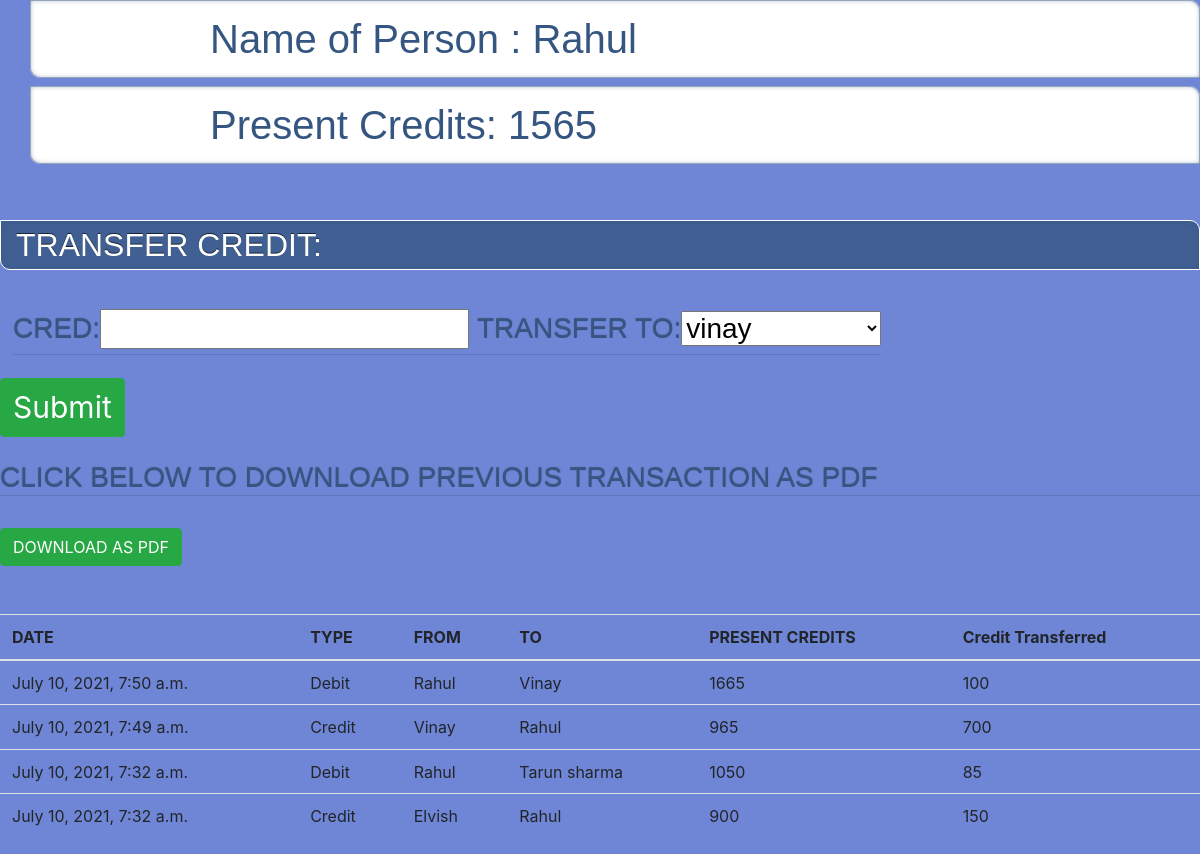
Screenshot of /home/4 with the database file from the repository.
### app/models.py (models this page shows, shortened)
class Person(models.Model):
    name=models.CharField(max_length=30)
    email=models.CharField(max_length=30)
    credit=models.IntegerField(null=False)

class Transaction_history(models.Model):
    Sender=models.IntegerField(null=True)
    Sender_Credit=models.IntegerField(null=True)
    Reciever=models.IntegerField(null=True)
    Reciever_Credit=models.IntegerField(null=True)
    Credit=models.IntegerField(null=True)
    Time=models.DateTimeField(auto_now=True)

### app/views.py (the view, shortened to what this page needs)
# urls.py: url(r'^home/(?P<id>\d+)',views.addc),
def addc(request,id):
    try:
        Person_list=Person.objects.all().values().filter(id=id)
        Person_list_details=Person.objects.all().values()
        for i in Person_list:
            names=i['name']
        form=forms.formname()
        form.getform(id)
        Transaction_history_list=Transaction_history.objects.all().values().filter(Sender=id)|Transaction_history.objects.all().values().filter(Reciever=id).order_by('-Time')
        k={}
        for i in Person_list_details:
            k[int(i['id'])]=i['name']
        def get(id):
            return k[id]
        for i in Transaction_history_list:
            i['Sender']=get(i['Sender'])
            i['Reciever']=get(i['Reciever'])
        context={"Person_list":Person_list,
        "Person_list_details":Person_list_details,
        'form':form,
        "Transactions":Transaction_history_list,
        "names":names,
        }
        for person in Person_list:
            Senders_credit=person['credit']
        return render(request,"cred.html",context)
    except Exception as e:
        print(e)

### app/forms.py
class formname(forms.Form):
    cred=forms.IntegerField(validators=[MinValueValidator(1)])
    Transfer_to=forms.ChoiceField(choices=(getAllOptions()))
    def getform(self,id):
        self.fields["Transfer_to"]=forms.ChoiceField(choices=(gett(id)))

### app/forms.py (called while the page is built)
def gett(*argv):
    try:
        det=Person.objects.all().values()
        k=0
        for i in argv:
            k=i
        options = []
        for (index,item) in enumerate(det):
            if(item['id']==int(k)):
                pass
            else:
                options.append((item['id'],item['name']))
    except Exception as e:
        print(e)
    return options

### templates/cred.html (shortened to what this page needs)
<head>
  {% load static %}
  <link rel="stylesheet" href="{% static 'app/cred.css' %}">
<link rel="stylesheet" href="{% static 'app/css/bootstrap.min.css' %}">
</head>
<body>
<div>
        <h1>   Name of Person :
        {% for Person in Person_list %}
        {{Person.name | capfirst}}
        {% endfor %}
        </h1>
        <h1>Present Credits:
        {% for Person in Person_list %}
        {{Person.credit}}
        {% endfor %}
        </h1>
</div>
<br>
<br>
<h2>TRANSFER CREDIT:</h2>
<br>
<button type="button" class="btn btn-sucess">
 <div class="input">
<form method="POST">
    <h3>{{ form }}
    </h3>
    <button type="submit" class="btn btn-success" style="margin-right:500px; font-size: 30px; ">Submit</button>
</form>
</div>
{% for Person in Person_list %}<br>
<br>
<div>
<h3>Click Below To Download Previous Transaction As Pdf</h3>
<br>
<button class="btn btn-success"><a href="h/{{Person.id}}" style="text-decoration: none; color: white;">DOWNLOAD AS PDF</a></button>
</div>
{% endfor %}
<br>
<br>
      <table class="table">
        <thead>
          <tr>
            <th>DATE</th>
            <th>TYPE</th>
            <th>FROM</th>
            <th>TO</th>
            <th>PRESENT CREDITS</th>
            <th>Credit Transferred</th>
          </tr>
        </thead>
        <tbody>
            {% for Transaction in Transactions %}
          <tr>
              <td>{{Transaction.Time}}</td>
              <td>{% if Transaction.Sender in names %}
                  Debit
                  {% else %}
                  Credit
                  {% endif %}
              </td>
              <td>{{Transaction.Sender| capfirst}}
              </td>
              <td>
                {{ Transaction.Reciever| capfirst}}
              </td>
              <td>{% if Transaction.Sender in names %}
                {{Transaction.Sender_Credit}}
                {% else %}
                {{Transaction.Reciever_Credit}}
                {% endif %}
              </td>
              <td>
                {{Transaction.Credit}}
              </td>
            <tr>
          {% endfor %}
        </tbody>
      </table>
</body>

### static/app/cred.css (style rules this page uses)
body { background-color: #6f86d6 !important; }
h1 { margin-left: 30px; font-weight: 600; font-family: 'Titillium Web', sans-serif; position: relative; font-size: 36px; line-height: 40px; padding: 15px 15px 15px 15%; color: #355681; box-shadow: inset 0 0 0 1px rgba(53,86,129, 0.4), inset 0 0 5px rgba(53,86,129, 0.5), inset -285px 0 35px white; border-radius: 0 10px 0 10px; background: #fff url(../images/bartoszkosowski.jpg) no-repeat center left; }
h2 { margin: 1em 0 0.5em 0; font-weight: normal; position: relative; text-shadow: 0 -1px rgba(0,0,0,0.6); font-size: 28px; line-height: 40px; background: #355681; background: rgba(53,86,129, 0.8); border: 1px solid #fff; padding: 5px 15px; color: white; border-radius: 0 10px 0 10px; box-shadow: inset 0 0 5px rgba(53,86,129, 0.5); font-family: 'Muli', sans-serif; }
h3 { font-weight: 600; font-family: 'Titillium Web', sans-serif; position: relative; text-shadow: 0 -1px 1px rgba(0,0,0,0.4); font-size: 22px; line-height: 40px; color: #355681; text-transform: uppercase; border-bottom: 1px solid rgba(53,86,129, 0.3); }
.input { color:white; text-decoration: solid; }

### rows the page displays
Person: name "Rahul", credit "1565"
Transaction_history: Time "July 10, 2021, 7:50 a.m.", shows "Debit", Sender "Rahul", Reciever "Vinay", Sender_Credit "1665", Credit "100"
Transaction_history: Time "July 10, 2021, 7:49 a.m.", shows "Credit", Sender "Vinay", Reciever "Rahul", Reciever_Credit "965", Credit "700"
Transaction_history: Time "July 10, 2021, 7:32 a.m.", shows "Debit", Sender "Rahul", Reciever "Tarun sharma", Sender_Credit "1050", Credit "85"
Transaction_history: Time "July 10, 2021, 7:32 a.m.", shows "Credit", Sender "Elvish", Reciever "Rahul", Reciever_Credit "900", Credit "150"
